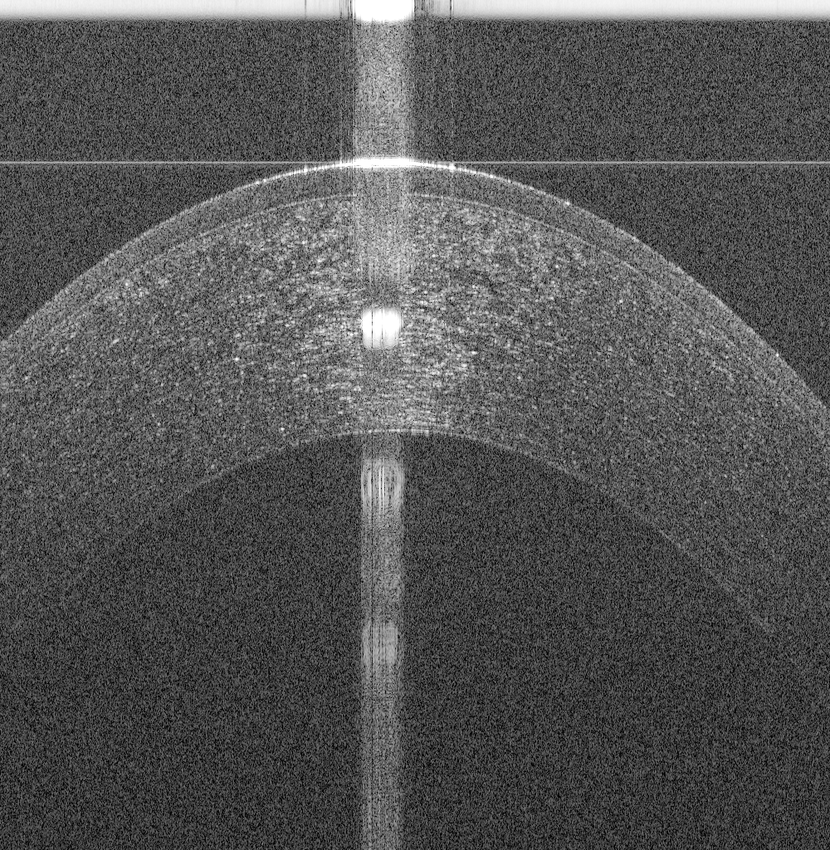
%> input picture elsawy_od.png, 830 x 850 px, shrunk from 1000 x 1024 before the run
$ octave main_script.m   (GNU Octave 9; MATLAB toolbox functions it lacks are replaced by stand-ins)
%> lines starting %> are read from the running program, lines starting %| are printed output that depends on the picture; in (x1, y1, x2, y2) boxes, pixels count from 0 and x2, y2 are one past the last pixel; in counts of white or black regions, pixels touching at a corner belong together; the program's own positions count from 1
### helper functions/topArtifact.m
function [I,limit] = topArtifact(I)

% vertical projection

colMean = mean(I,2);

limit = 1;

rowMean = mean(I(limit,:));

while rowMean <= mean(colMean)

    limit = limit +1;
    rowMean = mean(I(limit,:));

end

while rowMean > mean(colMean)

    limit = limit +1;
    rowMean = mean(I(limit,:));

end


% precaution condition

if limit > size(I,1)/4

    mu = mean(colMean);
    sd = std(colMean);
    idx = find(colMean > (mu+2*sd));

    limit = idx(end);

end


I = I(limit+1:end, :);

### helper functions/segment_oct_img.m
function layers = segment_oct_img(I)


[img, limit] = topArtifact(I);

imgC = adaptiveColThresh(img);


imgCR = adaptiveRowThresh(imgC);


imgmed = medfilt2(imgCR,[3 3]);

imgmed = medfilt2(imgmed,[3 3]);

imgCR(imgmed==0) = 0;

imgCR = postProcess(imgCR);

[layers, ~, ~] = flatten_layers(imgCR,img);

layers = layers + limit;

### helper functions/adaptiveColThresh.m
function I = adaptiveColThresh(I)


% horizontal projection

mu_h = mean(I,1);

sd_h = std(double(I),0,1);


mu = mean(mu_h);

sd = std(mu_h);

alpha = abs((mu_h-mu)/sd);

alpha(alpha< mean(alpha)) = mean(alpha);


for i=1:size(I,2)

    col=I(:,i);

    col(col<mu_h(i)+alpha(i)*sd_h(i)) = 0;

    I(:,i) = col;

end

### helper functions/nzStats.m
function [mu, sd] = nzStats(I)


for i=1:size(I,1)

   row = double(I(i,:));
   row = row(row>0);
   mu(i) = mean(row);
   sd(i) = std(row);

end

### helper functions/adaptiveRowThresh.m
function I = adaptiveRowThresh(I)


% vertical projection

[mu_v, ~] = nzStats(I);


for i=1:size(I,1)

    row=I(i,:);

    row(row < mu_v(i)) = 0;

    I(i,:) = row;

end

### helper functions/postProcess.m
function [I,limit] = postProcess(I)

% horizontal

colMean = mean(I,2);

limit = 1;

rowMean = mean(I(limit,:));


while rowMean < mean(colMean)

    limit = limit +1;
    rowMean = mean(I(limit,:));

end

% precaution condition

if limit > size(I,1)/5
    limit = 1;
end


I(1:limit,:) = 0;

### helper functions/flatten_layers.m
function [layers, points, distances] = flatten_layers(G, I)


prom = 5;
nparam = 15;
niter = 50;
thresh = 5;
frac = 0.6;


x=1:size(I,2);


sig = smoothSig(mean(G,2));

[a1, a2] = bwsequence(sig);

G(1:a1,:) = 0;

G(a2+5:end,:) = 0;


% make circular shift after fitting to be using the good estimate

firstlocs=[];

for c=1:size(G,2)

    pos = find(G(:,c),1,'first');

    if isempty(pos)

        firstlocs=[firstlocs 0];

    else

        firstlocs=[firstlocs pos];

    end

end


[epi, epiPnts] = ransac([x(firstlocs~=0); firstlocs(firstlocs~=0)]', nparam, niter, thresh, frac);


if ~any(epi)

    epi = polyfit(x(firstlocs~=0), firstlocs(firstlocs~=0),2);

end

yepi = polyval(epi,x);


for c=1:size(G,2)

    J(:,c) = circshift(G(:,c),-ceil(yepi(c))+50); % rounding will introduce error, I will replace it with ceil

end

sig = smoothSig(mean(J,2));


% remove the noise after flatting by using bwsequence

[a1, a2] = bwsequence(sig);
J(1:a1,:) = 0;
J(a2+5:end,:) = 0;

imgwidth = size(J,1);
L1 = round(imgwidth/4);
L2 = 3*round(imgwidth/4);


imgcenter = J(:,L1:L2);

muCenter = mean(imgcenter, 1);

mu = mean(muCenter);

sd = std(muCenter);

idx = muCenter< mu+2*sd;

sigCenter = smoothSig(mean(J(:,idx),2));


% search for the first and last peaks
% by inspection, first peak is the epithelium & it is the largest
% last one is the endothelium


try

[pks,locs] = findpeaks(sigCenter,'MinPeakProminence',prom); % ,'SortStr','descend'

thelast = locs(end);


catch

        [~, a2] = bwsequence(sig);
        thelast = a2; % boudnary point
end


% finding the last bright points which represent the endothelium

lastlocs=[];

for c=1:size(J,2)

    pos = find(J(:,c),1,'last');

    if isempty(pos)|| pos < thelast

        lastlocs = [lastlocs 0];

    else

        lastlocs = [lastlocs pos];

    end

end


% remove incomplete columns
% see if first and last distance is near the width

widths = [];

for c=1:size(J,2)

    colwidth = lastlocs(c)-yepi(c);

    widths = [widths colwidth];

end

[~,order] = sort(widths,'ascend');
removed = order(1:floor(size(J,2)/5));
J(:,removed)=0;


% added to remove invalid indices
lastlocs(removed)=0;


% sig=smoothSig(mean(J,2));
sigCenter = smoothSig(mean(J(:,L1:L2),2));


% search for the first & last again


try

[pks,locs] = findpeaks(sigCenter,'MinPeakProminence',prom); % ,'SortStr','descend'

Ep = locs(1);
En = locs(end);

catch

    [a1, a2] = bwsequence(sig);
    Ep = a1;
    En = a2;

end


% from here I will process the original image to have more details


for c=1:size(I,2)

    flatEpi(:,c) = circshift(I(:,c),-ceil(yepi(c))+50);

end


sigCenter = smoothSig(mean(flatEpi(:,L1:L2),2));


% search for bowmans 1,2
% bowmans are within 150 micro (approx. 64/70 px)


sigment = sigCenter(1:Ep+70);

% search for epi again
% epi the highest peak so it is the first peak in the sorted peaks

[epipks,epilocs] = findpeaks(sigment,'SortStr','descend','MinPeakDistance',10);
Ep = epilocs(1);
EpPk = epipks(1);


%  put min distance 10 but actually it is within 21 xp (50 micro)
% update segment


sigment = sigCenter(Ep:Ep+70);
[bwpks,bwlocs] = findpeaks(sigment,'MinPeakProminence',5); % ,'SortStr','descend','MinPeakDistance',5


% I compensate the clipped part (Ep-1)

if isempty(bwlocs)

    Bw1 = Ep + 30;
    Bw2 = Bw1 + 10;

elseif numel(bwlocs) == 1

    Bw1 = bwlocs(1)+Ep-1;
    Bw2 = Bw1 + 10;

else

    Bw1 = bwlocs(1)+Ep-1;
    Bw2 = bwlocs(2)+Ep-1;

end

% search for black region between epithelium & bowmans
% I search for the local minimum between them

if ~isnan(Bw1)

    sig1 = sigCenter(Ep:Bw1);
    [pk,loc] = min(sig1);

elseif ~isnan(Bw2)

    sig1 = sigCenter(Ep:Bw2);
    [pk,loc] = min(sig1);

else

    sig1 = nan;
    pk = nan;
    loc = nan;

end


x=1:size(I,2);


% adjusting layers

yepi2 = yepi + loc;
ybo1  = yepi + Bw1-Ep;
ybo2  = yepi + Bw2-Ep;

dst_basal = loc;
dst_bw1 = Bw1-Ep;
dst_bw2 = Bw2-Ep;


% accurate estimate of decemets

idx = lastlocs~=0;
[endo, endoPnts] = ransac([x(idx); lastlocs(idx)+yepi(idx)-50]', nparam, niter, thresh, frac);


if ~any(endo) % all zeros

    endo = polyfit(x(idx), lastlocs(idx)+yepi(idx)-50,2);

end

yendo = polyval(endo,x);


for c=1:size(I,2)

   flatEn(:,c) = circshift(I(:,c),-round(yendo(c))+50+En-Ep);

end

flatEn = flatEn(1:En-Ep+100,:);


sigCenter = mean(flatEn(:,L1:L2),2);


% search for the decemets


[pks,locs] = findpeaks(sigCenter,'MinPeakProminence',10); % ,'SortStr','descend'

En=locs(end);
ind = En-1;
Dm=En;

% make sure that the decemet's are within 64 px (150 micro)
% maybe you try to search for local minima instead of stucking into local
% minimum

while sigCenter(ind)<=sigCenter(Dm)

    Dm=ind;
    ind = ind -1;

end


idx = lastlocs~=0;

% [7 lines of commented-out code are left out]

ydcm = yendo - (En-Dm);


dst_dm = En-Dm;
% dst_en = En-Ep;


layers = [yepi; yepi2; ybo1; ybo2; ydcm; yendo]; % -1 for using average filter
distances = [dst_basal, dst_bw1, dst_bw2, dst_dm];

points{1} = epiPnts;
points{2} = endoPnts;

### main_script.m
clc;

close all;

addpath(genpath('helper functions'))


img = imread('elsawy_od.png');
%> img is the input picture: size 850x830x3 uint8; min 0, max 255, mean 85

img = img(:,:,1);
%> img: size 850x830 uint8

layers = segment_oct_img(img);
%> in topArtifact, `colMean = mean(I,2);`: colMean = 850 values, max 235.9 at index 1, min 55.82 at index 844, mean 85.01
%> in topArtifact, `rowMean = mean(I(limit,:));`: rowMean = 235.9
%> after the loop in topArtifact, `while rowMean <= mean(colMean)`: limit = 1
%> the loop in topArtifact, `while rowMean > mean(colMean)` made 25 passes
%> rowMean on passes 1 to 12: 235.7, 235.6, 235, 233.8, 232.7, 231.3, 229.4, 226.9, 224, 220.9, 216.9, 211.6
%> in topArtifact, `I = I(limit+1:end, :);`:
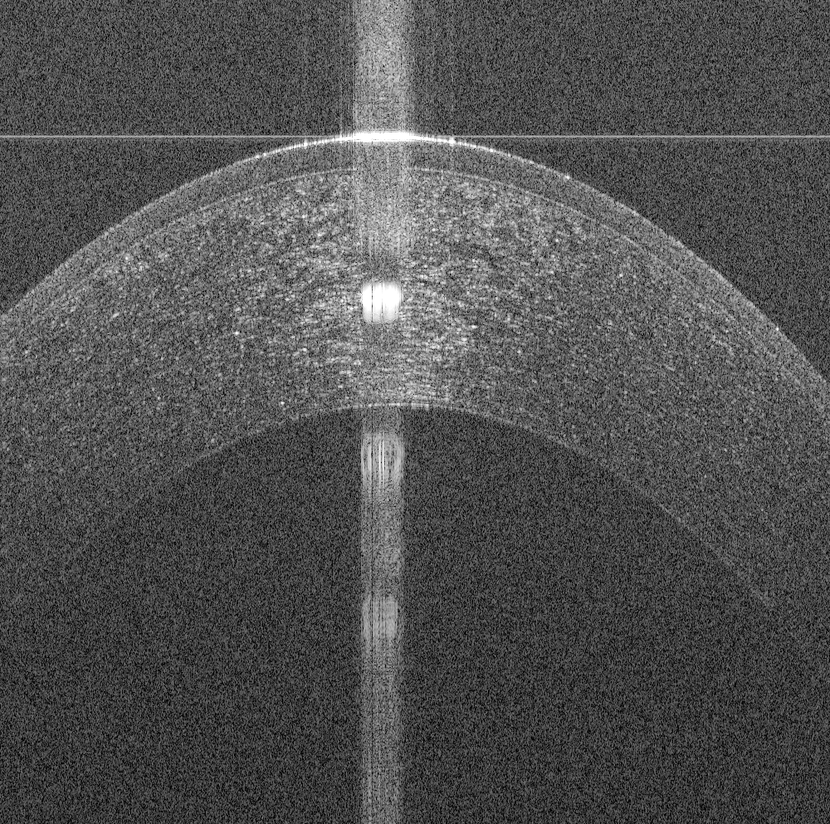
%> I: size 824x830 uint8; min 0, max 255, mean 81.9
%> in segment_oct_img, `[img, limit] = topArtifact(I);`: limit = 26
%> in adaptiveColThresh, `mu_h = mean(I,1);`: mu_h = 830 values, max 141.9 at index 384, min 70.35 at index 809, mean 81.91
%> in adaptiveColThresh, `sd_h = std(double(I),0,1);`: sd_h = 830 values, max 52.31 at index 405, min 24.54 at index 806, mean 33.63
%> in adaptiveColThresh, `mu = mean(mu_h);`: mu = 81.91
%> in adaptiveColThresh, `sd = std(mu_h);`: sd = 13.75
%> in adaptiveColThresh, `alpha = abs((mu_h-mu)/sd);`: alpha = 830 values, max 4.37 at index 384, min 0.000599 at index 471, mean 0.593
%> after the loop in adaptiveColThresh, `for i=1:size(I,2)`:
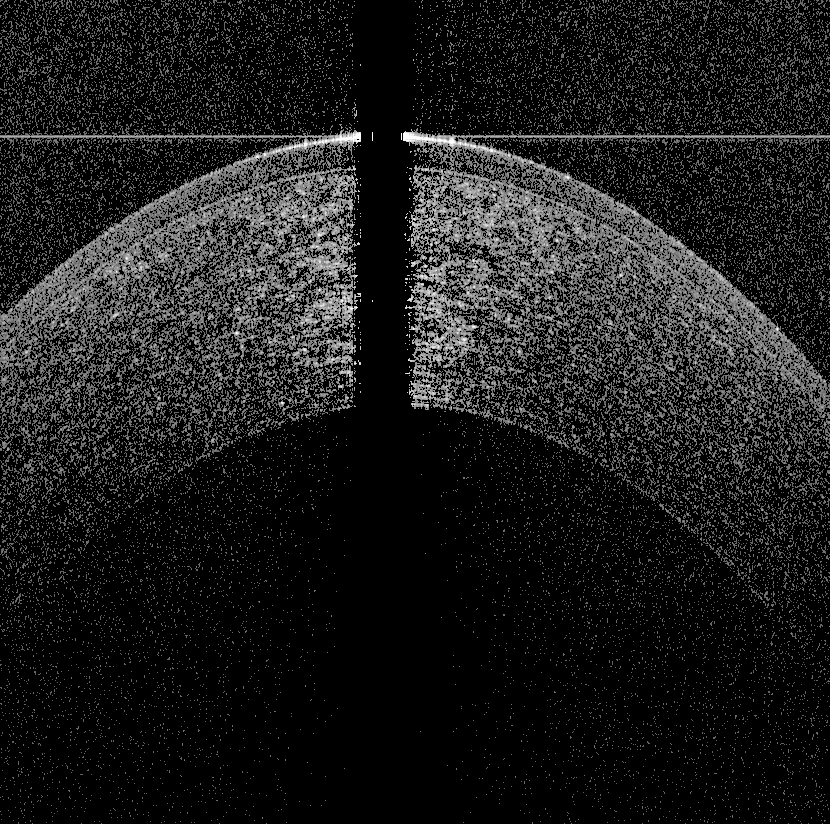
%> I: size 824x830 uint8; min 0, max 255, mean 28.3
%> after the loop in adaptiveColThresh, `for i=1:size(I,2)`: col = 824 values, max 177 at index 137, min 0 at index 3, mean 21.98
%> after the loop in nzStats, `for i=1:size(I,1)`: mu = 824 values, max 174.5 at index 137, min 97.36 at index 812, mean 112; sd = 824 values, max 58.63 at index 139, min 3.22 at index 796, mean 14.29
%> in adaptiveRowThresh, `[mu_v, ~] = nzStats(I);`: mu_v has the same summary as mu in nzStats
%> after the loop in adaptiveRowThresh, `for i=1:size(I,1)`:
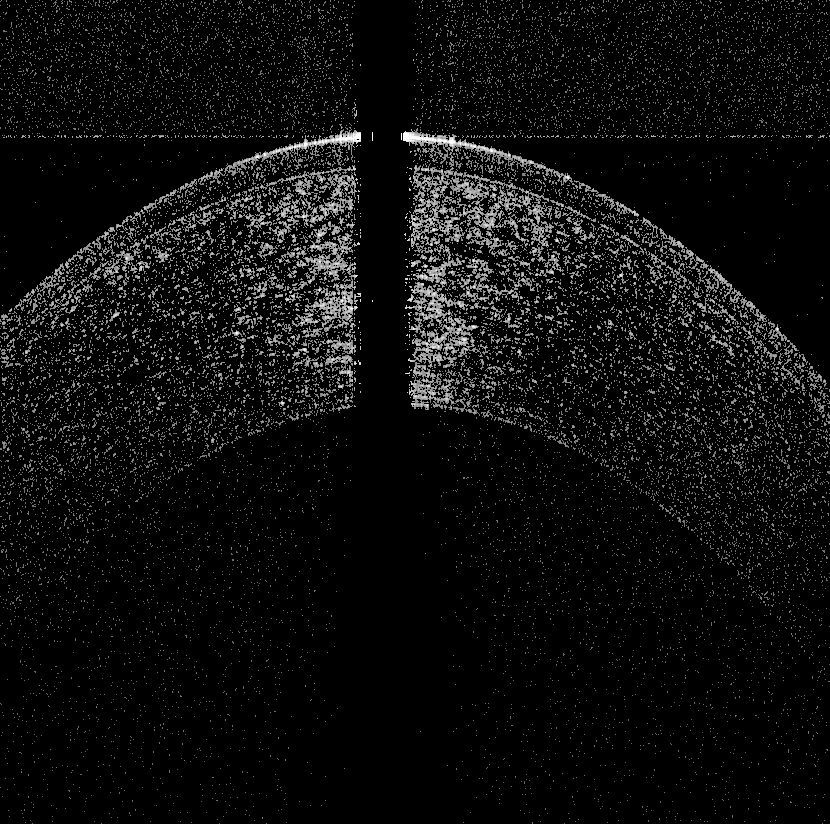
%> I: size 824x830 uint8; 13.48% of pixels changed, all inside (x1, y1, x2, y2) = (0, 0, 830, 824)
%> after the loop in adaptiveRowThresh, `for i=1:size(I,1)`: row = 830 values, max 114 at index 267, min 0 at index 1, mean 0.859
%> in segment_oct_img, `imgmed = medfilt2(imgCR,[3 3]);`:
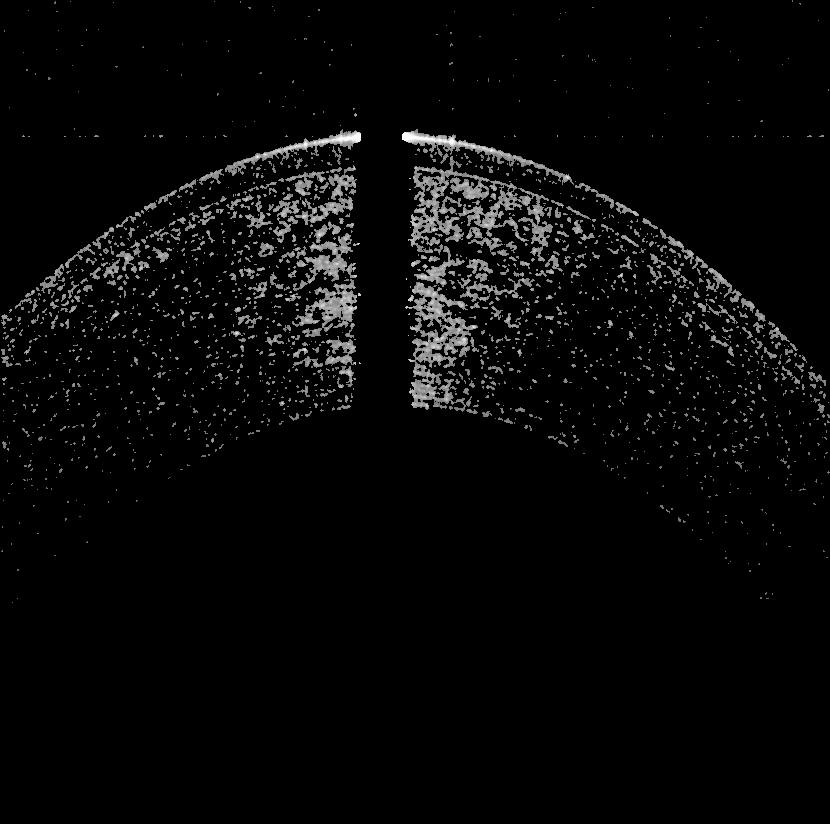
%> imgmed: size 824x830 uint8; min 0, max 255, mean 7.9
%> in segment_oct_img, `imgCR(imgmed==0) = 0;`:
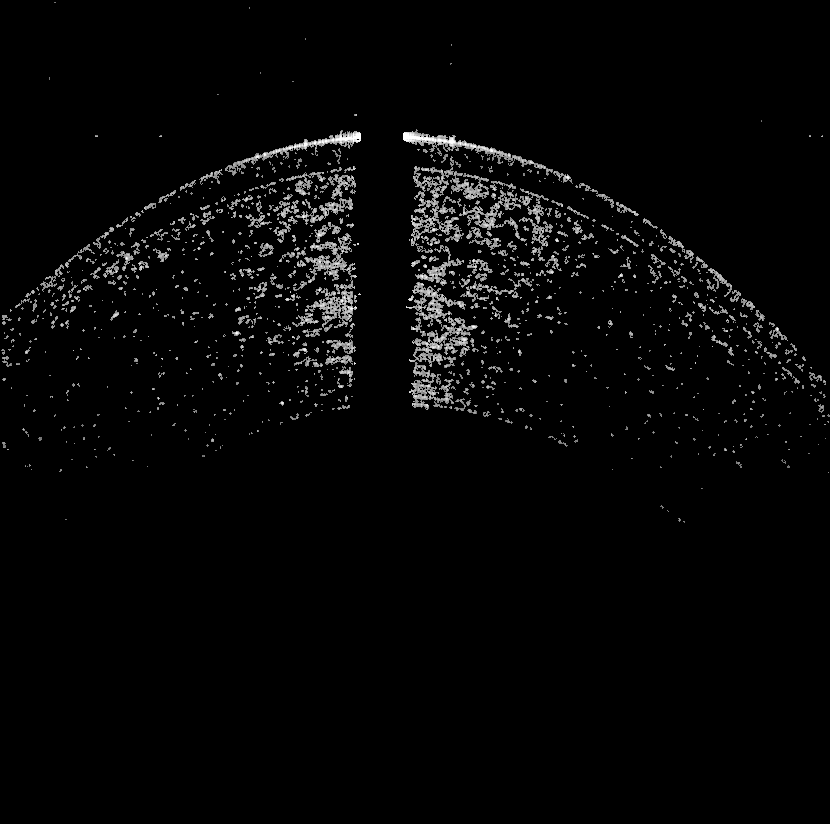
%> imgCR: size 824x830 uint8; 5.88% of pixels changed, all inside (x1, y1, x2, y2) = (0, 0, 830, 824)
%> in postProcess, `colMean = mean(I,2);`: colMean = 824 values, max 29.88 at index 209, min 0 at index 1, mean 6.22
%> in postProcess, `rowMean = mean(I(limit,:));`: rowMean = 0
%> the loop in postProcess, `while rowMean < mean(colMean)` made 132 passes
%> rowMean on passes 1 to 12: 0, 0.278, 0, 0, 0, 0, 0.149, 0.139, 0, 0, 0, 0
%> after the loop in postProcess, `while rowMean < mean(colMean)`: limit = 133
%> in postProcess, `I(1:limit,:) = 0;`: I: size 824x830 uint8; 0.01% of pixels changed, all inside (x1, y1, x2, y2) = (49, 2, 762, 133)
%> the run ends on the next line

$ run again, with segmentation.png copied over elsawy_od.png
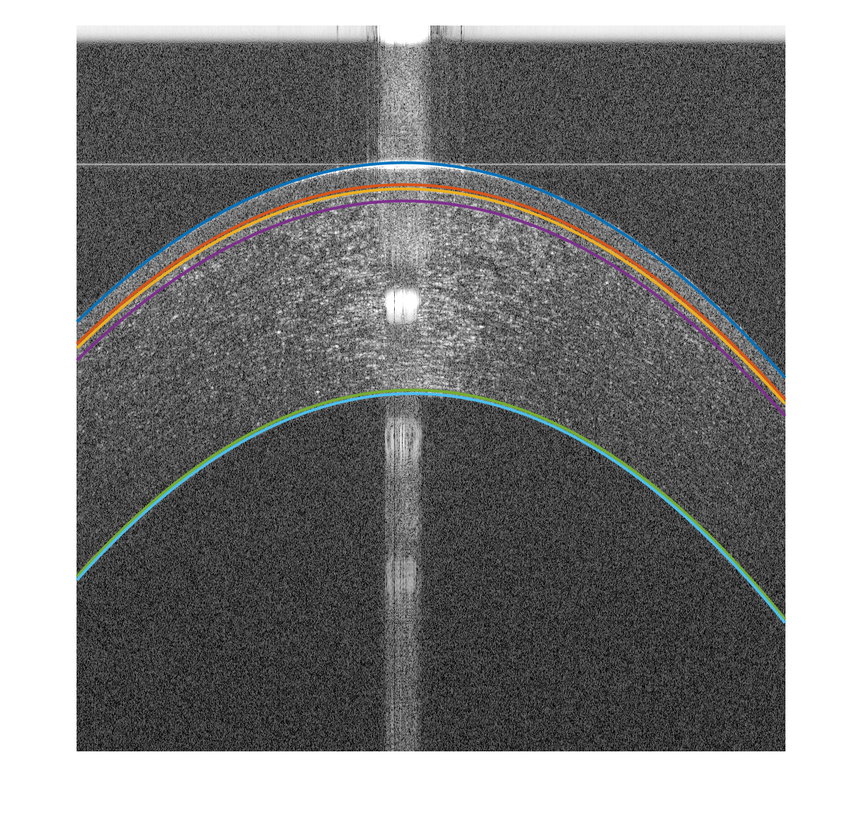
%> input picture segmentation.png, 862 x 818 px, shrunk from 1216 x 1154 before the run
%> img is the input picture: size 818x862x3 uint8; mean R, G, B 131.2, 131.3, 130.9
%> img: size 818x862 uint8
%> in topArtifact, `colMean = mean(I,2);`: colMean = 818 values, max 255 at index 1, min 77.84 at index 751, mean 131.2
%> in topArtifact, `rowMean = mean(I(limit,:));`: rowMean = 255
%> after the loop in topArtifact, `while rowMean <= mean(colMean)`: limit = 1
%> the loop in topArtifact, `while rowMean > mean(colMean)` made 44 passes
%> rowMean on passes 1 to 8: 255, 255, 255, 255, 255, 255, 255, 255
%> in segment_oct_img, `[img, limit] = topArtifact(I);`: limit = 45
%> mu_h = 862 values, max 255 at index 1, min 72.35 at index 785, mean 125.2
%> sd_h = 862 values, max 64.75 at index 447, min 0 at index 1, mean 48.36
%> in adaptiveColThresh, `mu = mean(mu_h);`: mu = 125.2
%> in adaptiveColThresh, `sd = std(mu_h);`: sd = 61.2
%> alpha = 862 values, max 2.12 at index 1, min 0.0113 at index 395, mean 0.778
%> after the loop in adaptiveColThresh, `for i=1:size(I,2)`: col = 773 values from 255 to 255
%> after the loop in nzStats, `for i=1:size(I,1)`: mu = 773 values, max 255 at index 6, min 185.1 at index 120, mean 245.3; sd = 773 values, max 53.8 at index 119, min 0 at index 6, mean 15.63
%> mu_v has the same summary as mu in nzStats
%> after the loop in adaptiveRowThresh, `for i=1:size(I,1)`:
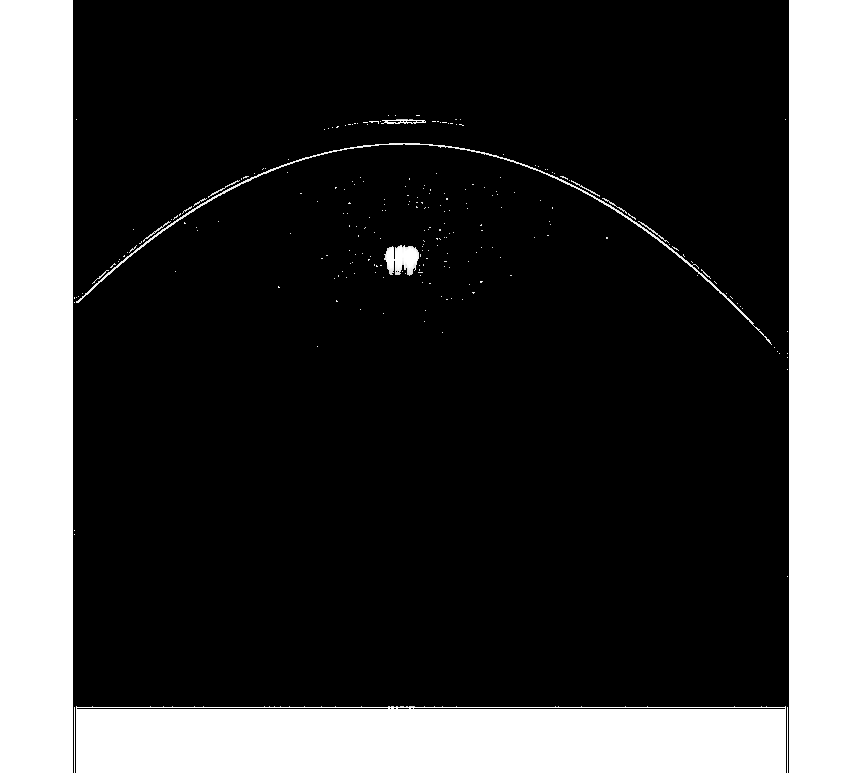
%> I: size 773x862 uint8; min 0, max 255, mean 62.1
%> after the loop in adaptiveRowThresh, `for i=1:size(I,1)`: row = 862 values, max 255 at index 1, min 0 at index 74, mean 253.8
%> in segment_oct_img, `imgCR(imgmed==0) = 0;`:
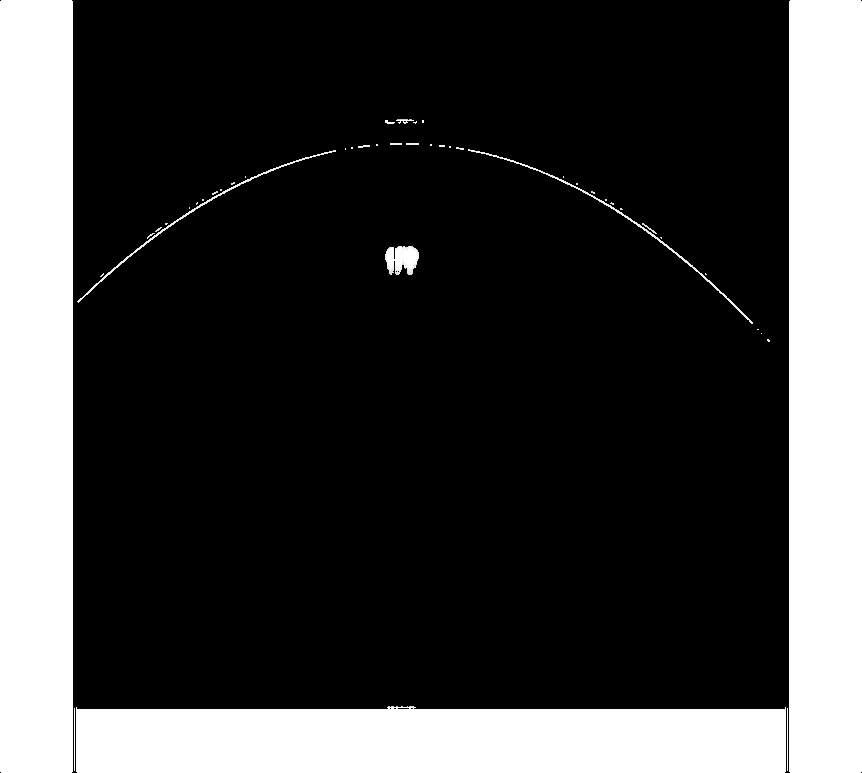
%> imgCR: size 773x862 uint8; 0.23% of pixels changed, all inside (x1, y1, x2, y2) = (0, 0, 862, 773)
%> in postProcess, `colMean = mean(I,2);`: colMean = 773 values, max 253.8 at index 710, min 42.01 at index 1, mean 61.51
%> in postProcess, `rowMean = mean(I(limit,:));`: rowMean = 42.01
%> after the loop in postProcess, `while rowMean < mean(colMean)`: limit = 710
